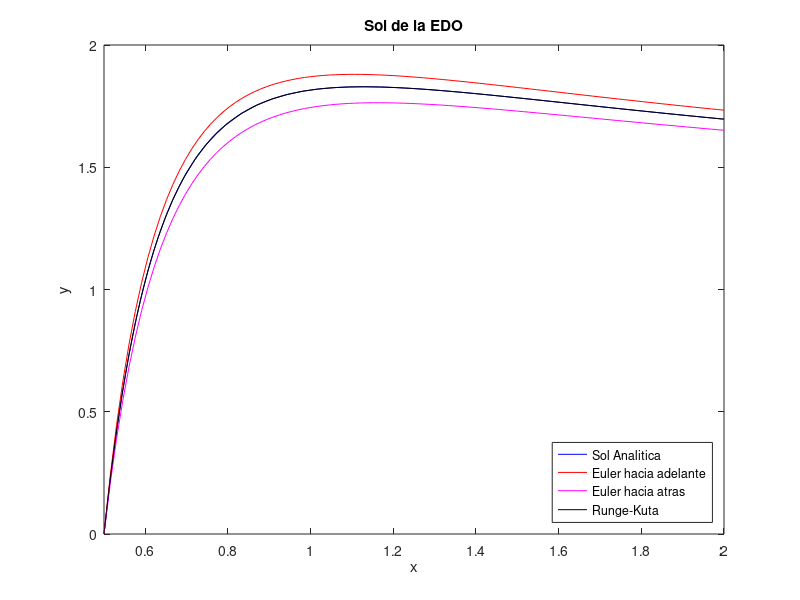

Write MATLAB code to recreate this figure.
% Funcion g1(x) = c/x^p
c = 0.96750; % con outlier
p = 2; % con outlier
% [c p] = [2 0.94613] sin outlier

% Funcion g2(x) = d/x^q
d = 1.9949;
q = 3;

% EDO:
% y' = g1(x)*y = g2(x)
% y(0.5) = 0
% x in [0.5 .. 2]

a = 0.5;
b = 2;
y0 = 0;
% calculo paso h dentro de region de estabilidad.
h = 0.015 ; % VALOR PROVISORIO %
N = ceil((b-a)/h);
% Recalculo h
h = (b-a)/N;

x_exacta = linspace(a,b,100);
% sol analitica con p = 2 y q = 3:
k = (-d/c)*(1/c + 2)*exp(-2*c); % obtenido con la cond inicial.
y_exacta = d/c^2 + d./(c*x_exacta) + k*exp(c./x_exacta);

% Euler hacia atras:
x = linspace(a,b,N);
y_EA = zeros(length(x),1);
y_EA(1) = y0;
for i = 2:length(x);
    y_EA(i) = (y_EA(i-1) + d*h/x(i)^3)/(1 + c*h/x(i)^2);
    %y_EA(i) = ( x(i)^2*y_EA(i-1) + d*h/x(i) )/(x(i)^2 + c*h); % otra forma
end

% Euler hacia adelante:
% usa el mismo x que euler hacia atras
y_E = zeros(length(x),1);
y_E(1) = y0;
for i = 2:length(x);
    y_E(i) = y_E(i-1) + h*(-c*y_E(i-1)/x(i-1)^2 + d/x(i-1)^3);
end

% Runge-Kuta con ode solver ode45()
function ans = ecdif(x,y)
    c = 0.96750;
    d = 1.9949;
    ans = -c*y/x^2 + d/x^3;
end

[x_RK, y_RK] = ode45(@ecdif, [a b], y0);

% Graficas comparativas de Euler hacia atras, Euler hacia adelante, R-K y sol analitica:
figure(1)
%Sol analitica
plot(x_exacta, y_exacta, "b")
hold on
% Euler hacia adelante
plot(x, y_E, "r")
% Euler hacia atras
plot(x, y_EA, "m")
% Runge-Kuta
plot(x_RK, y_RK, "k")

axis ([a b])
title ("Sol de la EDO");
xlabel ("x");
ylabel ("y");
hold off
legend_text = legend ("Sol Analitica", "Euler hacia adelante", "Euler hacia atras", "Runge-Kuta");
legend (legend_text, "location", "southeast");
% -----------------------------------------------------------------------------------